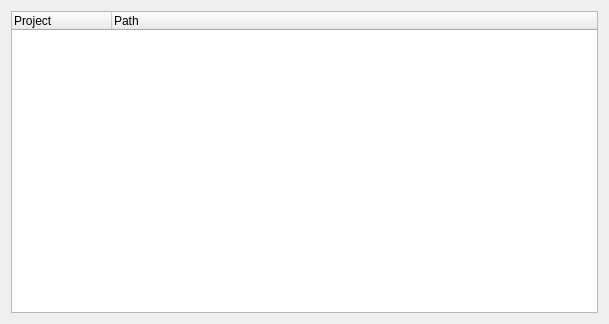
<?xml version="1.0" encoding="UTF-8"?>
<ui version="4.0">
 <class>Form</class>
 <widget class="QWidget" name="Form">
  <property name="geometry">
   <rect>
    <x>0</x>
    <y>0</y>
    <width>609</width>
    <height>324</height>
   </rect>
  </property>
  <property name="windowTitle">
   <string>Form</string>
  </property>
  <layout class="QGridLayout" name="gridLayout">
   <item row="0" column="0">
    <widget class="QTreeWidget" name="uiProjectTREE">
     <column>
      <property name="text">
       <string>Project</string>
      </property>
     </column>
     <column>
      <property name="text">
       <string>Path</string>
      </property>
     </column>
    </widget>
   </item>
  </layout>
 </widget>
 <resources/>
 <connections/>
</ui>
